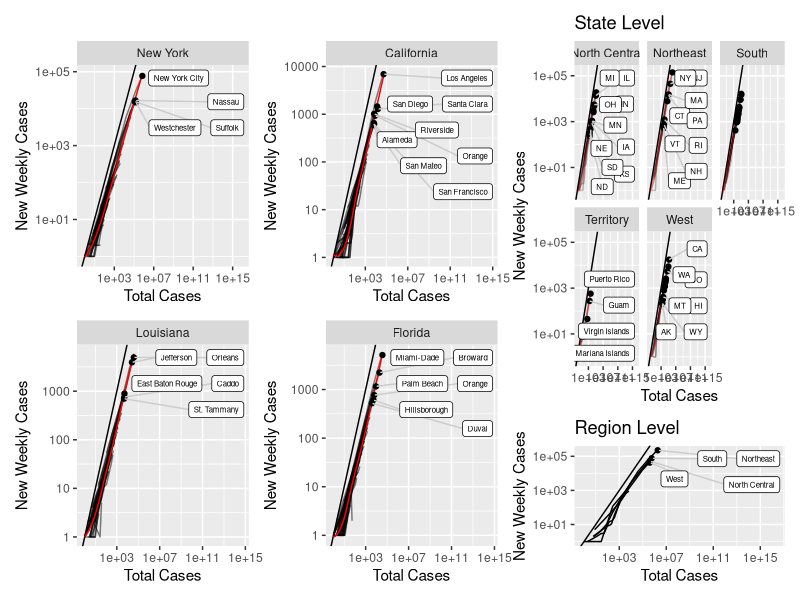

This chart was generated by the following R code:
library(dplyr)
library(ggplot2)
library(patchwork)

county <- readr::read_csv('us-counties.csv')%>%
  dplyr::left_join(tibble::tibble(
    state.abb = state.abb,
    state = state.name,state.region = state.region),
    by = "state")%>%
  dplyr::mutate(
    state.region = as.character(state.region),
    state.region = ifelse(grepl('^District',state),'South',state.region),
    state.abb = ifelse(is.na(state.region),state,state.abb),
    state.region = ifelse(is.na(state.region),'Territory',state.region),
  )

state <- readr::read_csv('us-states.csv')%>%
  dplyr::left_join(tibble::tibble(
    state.abb = state.abb,
    state = state.name,state.region = state.region),
    by = "state")%>%
  dplyr::mutate(
    state.region = as.character(state.region),
    state.region = ifelse(grepl('^District',state),'South',state.region),
    state.abb = ifelse(is.na(state.region),state,state.abb),
    state.region = ifelse(is.na(state.region),'Territory',state.region),
    )

dat_state <- state%>%
  dplyr::arrange(state.abb,date)%>%
  dplyr::group_by(state.abb)%>%
  dplyr::mutate_at(vars(cases,deaths),list(c=cumsum))%>%
  dplyr::mutate(w = strftime(date,'%U'))%>%
  dplyr::group_by(w)%>%
  dplyr::filter(date==max(date))%>%
  dplyr::ungroup()

dat_region <- dat_state%>%
  dplyr::group_by(state.region,w,date)%>%
  dplyr::summarise_at(vars(cases,cases_c),list(sum))%>%
  dplyr::group_by(w)%>%
  dplyr::filter(date==max(date))%>%
  dplyr::ungroup()

county_plot <- function(data,which_state){

  dat_county <- data%>%
    dplyr::filter(state.abb==which_state)%>%
    dplyr::arrange(county,date)%>%
    dplyr::group_by(county)%>%
    dplyr::mutate_at(vars(cases,deaths),list(c=cumsum))%>%
    dplyr::mutate(w = strftime(date,'%U'))%>%
    dplyr::group_by(w)%>%
    dplyr::filter(date==max(date))%>%
    dplyr::ungroup()

  county_labs <- dat_county%>%
    dplyr::filter(cases_c>max(cases_c)/10)%>%
    dplyr::group_by(county)%>%
    slice(n())

  dat_county%>%
    ggplot(aes(x=cases_c,y=cases)) +
    geom_abline(intercept=0,slope=1)+
    geom_path(alpha=0.5,aes(group=county)) +
    stat_smooth(geom='line',se = FALSE,colour='red') +
    geom_point(data = county_labs) +
    ggrepel::geom_label_repel(
      aes(label = county),
      data = county_labs,nudge_x = 10,segment.color = 'grey80',size = 2) +
    facet_wrap(~state) +
    scale_y_log10()+
    scale_x_log10() +
    labs(
      y = 'New Weekly Cases',
      x = 'Total Cases'
    )
}

state_labs <-   dat_state%>%
  dplyr::group_by(state.region,state.abb)%>%
  dplyr::filter(cases_c>max(cases_c)/10)%>%
  slice(n())

p_state <- dat_state%>%
  ggplot(aes(x=cases_c,y=cases)) +
  geom_abline(intercept=0,slope=1)+
  geom_path(alpha=0.25,aes(group=state.abb)) +
  stat_smooth(geom='line',se = FALSE,alpha= 0.5,colour='red') +
  geom_point(data = state_labs) +
  ggrepel::geom_label_repel(
    aes(label = state.abb),
    data = state_labs,nudge_x = 10,segment.color = 'grey80',size = 2) +
  facet_wrap(~state.region) +
  scale_y_log10()+
  scale_x_log10() +
  labs(
    title = 'State Level',
    y = 'New Weekly Cases',
    x = 'Total Cases'
  )

region_labs <-   dat_region%>%
  dplyr::filter(cases_c>max(cases_c)/10)%>%
  dplyr::group_by(state.region)%>%
  slice(n())

p_region <- dat_region%>%
  ggplot(aes(x=cases_c,y=cases,group=state.region)) +
  geom_abline(intercept=0,slope=1)+
  geom_path() +
  geom_point(data = region_labs) +
  ggrepel::geom_label_repel(
    aes(label = state.region),
    data = region_labs,nudge_x = 10,segment.color = 'grey80',size = 2) +
  scale_y_log10()+
  scale_x_log10() +
  labs(
    title = 'Region Level',
    y = 'New Weekly Cases',
    x = 'Total Cases'
  ) +
  theme(legend.position = 'top')

p_county <- purrr:::map(c('NY','CA','LA','FL'),county_plot,data = county)%>%purrr::reduce(`+`)

design <- 'AAB\nAAB\nAAB\nAAC'

p_all <- wrap_plots(p_county,p_state,p_region,design = design)

ggsave('layout.png',p_all,width = 10,height = 10)
